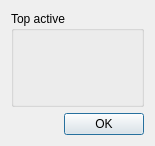
<?xml version="1.0" encoding="UTF-8"?>
<ui version="4.0">
 <class>TopActiveDialogClass</class>
 <widget class="QDialog" name="TopActiveDialogClass">
  <property name="windowModality">
   <enum>Qt::NonModal</enum>
  </property>
  <property name="geometry">
   <rect>
    <x>0</x>
    <y>0</y>
    <width>143</width>
    <height>135</height>
   </rect>
  </property>
  <property name="windowTitle">
   <string>Top active</string>
  </property>
  <layout class="QGridLayout" name="gridLayout_3">
   <property name="sizeConstraint">
    <enum>QLayout::SetFixedSize</enum>
   </property>
   <item row="1" column="0" colspan="2">
    <layout class="QHBoxLayout" name="horizontalLayout">
     <item>
      <spacer name="horizontalSpacer">
       <property name="orientation">
        <enum>Qt::Horizontal</enum>
       </property>
       <property name="sizeHint" stdset="0">
        <size>
         <width>40</width>
         <height>20</height>
        </size>
       </property>
      </spacer>
     </item>
     <item>
      <widget class="QPushButton" name="pushButtonOK">
       <property name="sizePolicy">
        <sizepolicy hsizetype="Fixed" vsizetype="Fixed">
         <horstretch>0</horstretch>
         <verstretch>0</verstretch>
        </sizepolicy>
       </property>
       <property name="text">
        <string>OK</string>
       </property>
       <property name="icon">
        <iconset resource="images.qrc">
         <normaloff>:/images/o_ok.png</normaloff>:/images/o_ok.png</iconset>
       </property>
       <property name="autoDefault">
        <bool>false</bool>
       </property>
       <property name="default">
        <bool>true</bool>
       </property>
      </widget>
     </item>
    </layout>
   </item>
   <item row="0" column="0" colspan="2">
    <widget class="QGroupBox" name="groupBox">
     <property name="sizePolicy">
      <sizepolicy hsizetype="Preferred" vsizetype="Expanding">
       <horstretch>0</horstretch>
       <verstretch>0</verstretch>
      </sizepolicy>
     </property>
     <property name="title">
      <string>Top active</string>
     </property>
     <property name="flat">
      <bool>false</bool>
     </property>
     <property name="checkable">
      <bool>false</bool>
     </property>
     <layout class="QGridLayout" name="gridLayout_2">
      <property name="sizeConstraint">
       <enum>QLayout::SetFixedSize</enum>
      </property>
      <item row="1" column="0">
       <spacer name="verticalSpacer">
        <property name="orientation">
         <enum>Qt::Vertical</enum>
        </property>
        <property name="sizeHint" stdset="0">
         <size>
          <width>40</width>
          <height>20</height>
         </size>
        </property>
       </spacer>
      </item>
      <item row="0" column="0">
       <layout class="QGridLayout" name="gridLayout">
        <item row="0" column="0">
         <widget class="QLabel" name="labelName">
          <property name="font">
           <font>
            <weight>75</weight>
            <bold>true</bold>
           </font>
          </property>
          <property name="text">
           <string/>
          </property>
         </widget>
        </item>
        <item row="0" column="1">
         <spacer name="horizontalSpacer_3">
          <property name="orientation">
           <enum>Qt::Horizontal</enum>
          </property>
          <property name="sizeType">
           <enum>QSizePolicy::Fixed</enum>
          </property>
          <property name="sizeHint" stdset="0">
           <size>
            <width>15</width>
            <height>20</height>
           </size>
          </property>
         </spacer>
        </item>
        <item row="0" column="3">
         <spacer name="horizontalSpacer_4">
          <property name="orientation">
           <enum>Qt::Horizontal</enum>
          </property>
          <property name="sizeType">
           <enum>QSizePolicy::Fixed</enum>
          </property>
          <property name="sizeHint" stdset="0">
           <size>
            <width>15</width>
            <height>20</height>
           </size>
          </property>
         </spacer>
        </item>
        <item row="0" column="5">
         <spacer name="horizontalSpacer_7">
          <property name="orientation">
           <enum>Qt::Horizontal</enum>
          </property>
          <property name="sizeType">
           <enum>QSizePolicy::Fixed</enum>
          </property>
          <property name="sizeHint" stdset="0">
           <size>
            <width>15</width>
            <height>20</height>
           </size>
          </property>
         </spacer>
        </item>
        <item row="0" column="4">
         <widget class="QLabel" name="label">
          <property name="sizePolicy">
           <sizepolicy hsizetype="Fixed" vsizetype="Preferred">
            <horstretch>0</horstretch>
            <verstretch>0</verstretch>
           </sizepolicy>
          </property>
          <property name="text">
           <string/>
          </property>
         </widget>
        </item>
        <item row="0" column="6">
         <widget class="QLabel" name="label_2">
          <property name="sizePolicy">
           <sizepolicy hsizetype="Fixed" vsizetype="Preferred">
            <horstretch>0</horstretch>
            <verstretch>0</verstretch>
           </sizepolicy>
          </property>
          <property name="text">
           <string/>
          </property>
         </widget>
        </item>
        <item row="1" column="0" colspan="7">
         <spacer name="verticalSpacer_2">
          <property name="orientation">
           <enum>Qt::Vertical</enum>
          </property>
          <property name="sizeType">
           <enum>QSizePolicy::Fixed</enum>
          </property>
          <property name="sizeHint" stdset="0">
           <size>
            <width>20</width>
            <height>15</height>
           </size>
          </property>
         </spacer>
        </item>
        <item row="0" column="2">
         <widget class="QLabel" name="labelBytes">
          <property name="font">
           <font>
            <weight>75</weight>
            <bold>true</bold>
           </font>
          </property>
          <property name="text">
           <string/>
          </property>
          <property name="alignment">
           <set>Qt::AlignCenter</set>
          </property>
         </widget>
        </item>
       </layout>
      </item>
     </layout>
    </widget>
   </item>
  </layout>
 </widget>
 <resources>
  <include location="images.qrc"/>
 </resources>
 <connections/>
</ui>
